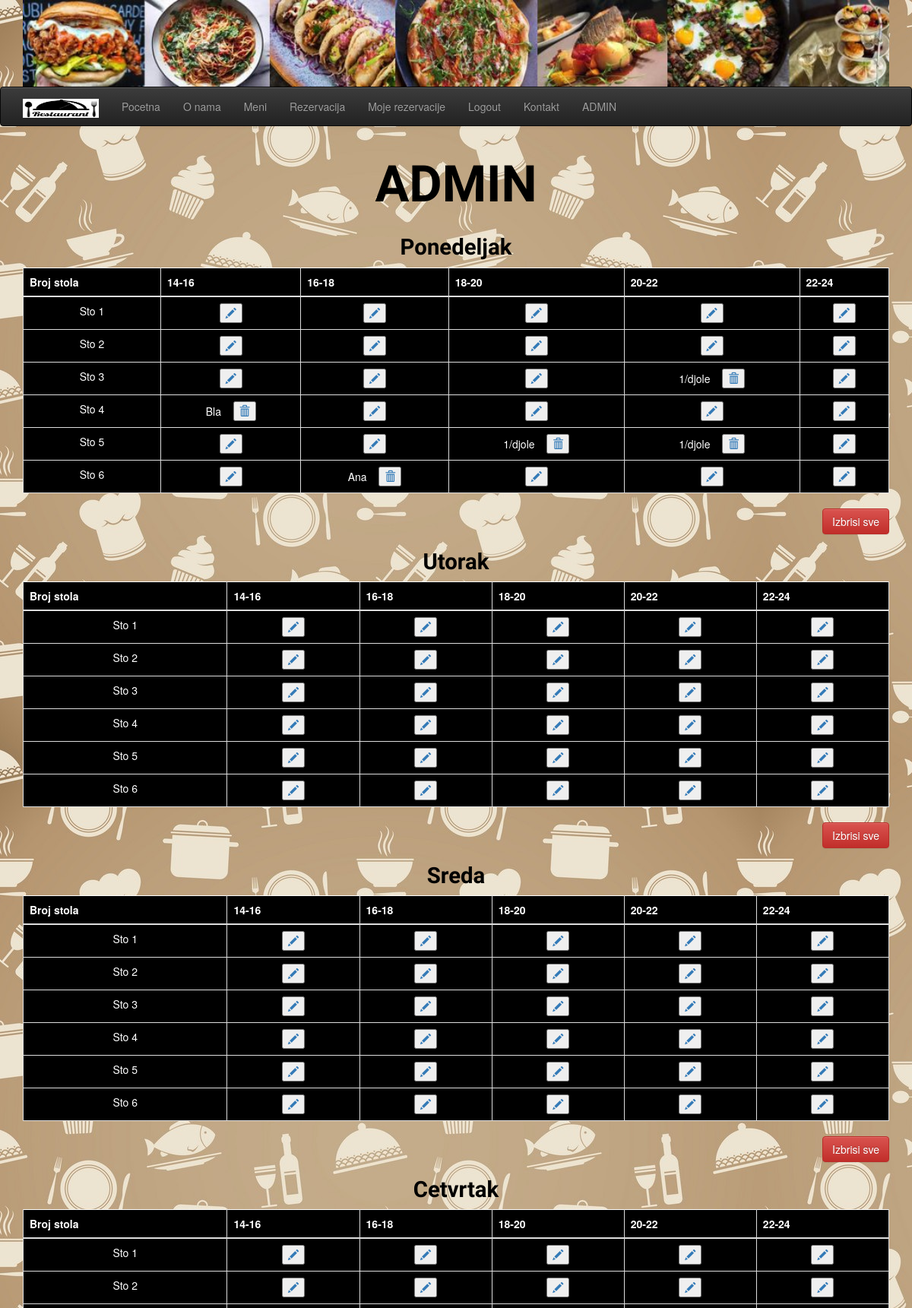
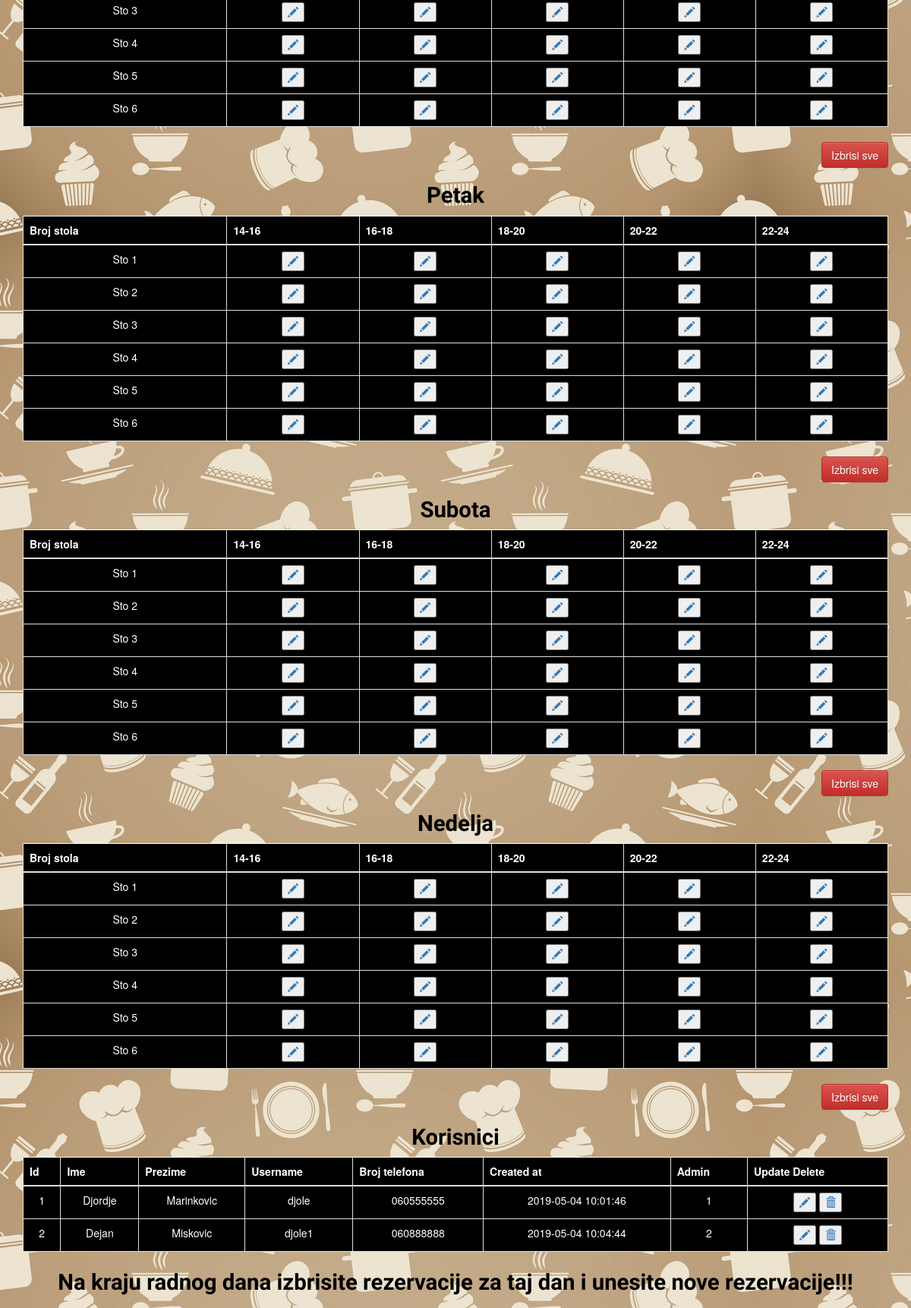
Screenshot of /_admin____.php (signed in, upper part) with the database file from the repository (2 pictures, top to bottom).
### tables this page shows
CREATE TABLE `mon` (
  `id` int(11) NOT NULL,
  `14-16` varchar(20) NOT NULL,
  `16-18` varchar(20) NOT NULL,
  `18-20` varchar(20) NOT NULL,
  `20-22` varchar(20) NOT NULL,
  `22-24` varchar(20) NOT NULL
);

CREATE TABLE `tue` (
  `id` int(11) NOT NULL,
  `14-16` varchar(20) NOT NULL,
  `16-18` varchar(20) NOT NULL,
  `18-20` varchar(20) NOT NULL,
  `20-22` varchar(20) NOT NULL,
  `22-24` varchar(20) NOT NULL
);

CREATE TABLE `users` (
  `id` int(11) NOT NULL,
  `ime` varchar(20) NOT NULL,
  `prezime` varchar(20) NOT NULL,
  `username` varchar(50) NOT NULL,
  `password` varchar(200) NOT NULL,
  `br_tel` int(20) NOT NULL,
  `admin` int(1) NOT NULL,
  `created_at` datetime DEFAULT CURRENT_TIMESTAMP
);

### _admin____.php (the view, shortened to what this page needs)
<?php
if(isset($_SESSION["loggedin"]) && $_SESSION["loggedin"] === true && $_SESSION["admin"] == 1){
    function CatchValue( $typee = 'bla'){
        $conn = new mysqli(DB_SERVER, DB_USERNAME, DB_PASSWORD, DB_NAME);
        $sql = "SELECT * FROM `$typee`";
        $result = $conn->query($sql);
        $bla = [];
        if ($result->num_rows > 0) {
            while ($row = $result->fetch_assoc()) {
                $bla [] = $row;
            }
        }
        return $bla;
    };
    $users = $mon = $tue = $wed = $the = $fri = $sat = $sun = [];
    $users = CatchValue($typee = 'users');
    $mon = CatchValue($typee = 'mon');
    $tue = CatchValue($typee = 'tue');
    function TableConstruct($mon, $type = 'bla'){
        echo("
        <table class='table table-bordered table-dark' style='background-color: black; color: white; border-color: white; text-align: center;'>
        <thead>
            <tr>
                <th scope='col'>Broj stola</th>
                <th scope='col'>14-16</th>
                <th scope='col'>16-18</th>
                <th scope='col'>18-20</th>
                <th scope='col'>20-22</th>
                <th scope='col'>22-24</th>
            </tr>
        </thead>
        <tbody>");
        foreach ($mon as $monn){
            echo("<tr>
                <td>Sto " . $monn['id'] . "</td>
                    <td>");
                    if (empty($monn['14-16'])){
                        echo("<a href='update_rez.php?id=" . $monn['id'] . " &amp;name=14-16&amp;value=" . $type . "'>
                            <button> <span class='glyphicon glyphicon-pencil'> </span> </button>
                        </a>");
                    }else {
                        echo($monn['14-16'] .
                        "&nbsp; &nbsp;
                            <a href='php/delete_rez.php?id=" . $monn['id'] . " &amp;name=14-16&amp;value=" . $type . "'>
                                <button>   <span class='glyphicon glyphicon-trash'></span> </button>
                            </a>");
                    }
                echo("</td>
                <td>");
                if (empty($monn['16-18'])){
                    echo("<a href='update_rez.php?id=" . $monn['id'] . " &amp;name=16-18&amp;value=" . $type . "'>
                        <button> <span class='glyphicon glyphicon-pencil'> </span> </button>
                    </a>");
                }else {
                    echo($monn['16-18'] .
                    "&nbsp; &nbsp;
                        <a href='php/delete_rez.php?id=" . $monn['id'] . " &amp;name=16-18&amp;value=" . $type . "'>
                            <button>   <span class='glyphicon glyphicon-trash'></span> </button>
                        </a>");
                }
                echo("</td>
                <td>");
                if (empty($monn['18-20'])){
                    echo("<a href='update_rez.php?id=" . $monn['id'] . " &amp;name=18-20&amp;value=" . $type . "'>
                        <button> <span class='glyphicon glyphicon-pencil'> </span> </button>
                    </a>");
                }else {
                    echo($monn['18-20'] .
                    "&nbsp; &nbsp;
                        <a href='php/delete_rez.php?id=" . $monn['id'] . " &amp;name=18-20&amp;value=" . $type . "'>
                            <button>   <span class='glyphicon glyphicon-trash'></span> </button>
                        </a>");
                }
                echo("</td>
                <td>");
                if (empty($monn['20-22'])){
                    echo("<a href='update_rez.php?id=" . $monn['id'] . " &amp;name=20-22&amp;value=" . $type . "'>
                        <button> <span class='glyphicon glyphicon-pencil'> </span> </button>
                    </a>");
                }else {
                    echo($monn['20-22'] .
                    "&nbsp; &nbsp;
                        <a href='php/delete_rez.php?id=" . $monn['id'] . " &amp;name=20-22&amp;value=" . $type . "'>
                            <button>   <span class='glyphicon glyphicon-trash'></span> </button>
                        </a>");
                }
                echo("</td>
                <td>");
                if (empty($monn['22-24'])){
                    echo("<a href='update_rez.php?id=" . $monn['id'] . " &amp;name=22-24&amp;value=" . $type . "'>
                        <button> <span class='glyphicon glyphicon-pencil'> </span> </button>
                    </a>");
                }else {
                    echo($monn['22-24'] .
                    "&nbsp; &nbsp;
                        <a href='php/delete_rez.php?id=" . $monn['id'] . " &amp;name=22-24&amp;value=" . $type . "'>
                            <button>   <span class='glyphicon glyphicon-trash'></span> </button>
                        </a>");
                }
                echo("</td>
            </tr>");
        }
       echo(" </tbody>
    </table>");
    echo("<a href='php/delete_all.php?id=" . $type . "'><button type='button' class='btn btn-danger'
    style='float: right;'>Izbrisi sve</button></a>");
    };
} else{
    header("location: index.php");
    exit;
}
include('php/header.php') ?>
<div class="container">
    <h1 class="font_shadows_into_light text2">ADMIN</h1>
</div>
<div class="container" >
<h1 class="font_shadows_into_light text3">Ponedeljak</h1>
<?php TableConstruct($mon, $type = 'mon')?>
</div>
<div class="container" >
<h1 class="font_shadows_into_light text3">Utorak</h1>
</div>
<div class="container" >
<h1 class="font_shadows_into_light text3">Sreda</h1>
</div>
<div class="container" >
<h1 class="font_shadows_into_light text3">Cetvrtak</h1>
</div>
<div class="container" >
<h1 class="font_shadows_into_light text3">Petak</h1>
</div>
<div class="container" >
<h1 class="font_shadows_into_light text3">Subota</h1>
</div>
<div class="container" >
<h1 class="font_shadows_into_light text3">Nedelja</h1>
</div>
<div class="container">
<h1 class="font_shadows_into_light text3">Korisnici</h1>
    <table class="table table-bordered table-dark" style="background-color: black; color: white; border-color: white; text-align: center;">
        <thead>
            <tr>
                <th scope="col">Id</th>
                <th scope="col">Ime</th>
                <th scope="col">Prezime</th>
                <th scope="col">Username</th>
                <th scope="col">Broj telefona</th>
                <th scope="col">Created at</th>
                <th scope="col">Admin</th>
                <th scope="col">Update Delete</th>
            </tr>
        </thead>
        <tbody>
        <?php foreach ($users as $user) : ?>
            <tr>
                <td><?=$user['id']?></td>
                <td><?=$user['ime']?></td>
                <td><?=$user['prezime']?></td>
                <td><?=$user['username']?></td>
                <td>0<?=$user['br_tel']?></td>
                <td><?=$user['created_at']?></td>
                <td><?=$user['admin']?></td>
                <td>
                    <a href="update_user.php?id=<?= $user['id'] ?>">
                        <button> <span class="glyphicon glyphicon-pencil"></span> </button>
                    </a>
                    <a href="php/delete_user.php?id=<?= $user['id'] ?>">
                        <button>   <span class="glyphicon glyphicon-trash"></span> </button>
                    </a>
                </td>
            </tr>
        <?php endforeach; ?>
        </tbody>
    </table>
</div>
<div class='container'>
<p class="font_shadows_into_light text3">Na kraju radnog dana izbrisite rezervacije za taj dan
i unesite nove rezervacije!!!</p>
</div>
<?php include('php/footer.php')?>

### php/header.php (shortened to what this page needs)
<?php
function Active ($type = "bla"){
    if($_SERVER['PHP_SELF'] == "/cet/Restoran/" . $type){
        return 'active';
    }else{return '';}
}
?>
<!DOCTYPE html>
<html>
<head>
    <link rel="stylesheet" href="https://maxcdn.bootstrapcdn.com/bootstrap/3.3.7/css/bootstrap.min.css">
    <link rel="stylesheet" href="https://maxcdn.bootstrapcdn.com/bootstrap/3.3.7/css/bootstrap-theme.min.css"
>
    <link rel="stylesheet" href="https://cdnjs.cloudflare.com/ajax/libs/font-awesome/4.7.0/css/font-awesome.min.css">
</head>
<body>
<div class="container">
    <img src='img/prva3.jpg' width='100%'>
</div>
    <nav id="myNavbar" class="navbar navbar-default navbar-inverse" role="navigation">
    <div class="container">
        <div class="navbar-header">
            <a class="navbar-brand" href="index.php"><img src='img/logo4.jpg'height='25px' width='100px'></a>
        </div>
        <div class="collapse navbar-collapse" id="navbarCollapse">
            <ul class="nav navbar-nav">
                <li class="<?= Active($type = "index.php");?>"><a href="index.php">Pocetna</a></li>
                <li class="<?= Active($type = "O_nama.php");?>"><a href="O_nama.php">O nama</a></li>
                <li class="<?= Active($type = "meni.php");?>"><a href="meni.php">Meni</a></li>
                <?php if (isset($_SESSION["loggedin"]) && $_SESSION["loggedin"] === true) : ?>
                    <li class="<?= Active($type = "rezervacija.php");?>"><a href="rezervacija.php">Rezervacija</a></li>
                    <li class="<?= Active($type = "moje_rezervacije.php");?>"><a href="moje_rezervacije.php">Moje rezervacije</a></li>
                    <li><a href="php/logout.php">Logout</a></li>
                <?php else : ?>
                    <li class="<?= Active($type = "login.php");?>"><a href="login.php" >Login</a></li>
                    <li class="<?= Active($type = "registration.php");?>"><a href="registration.php" >Registracija</a></li>
                <?php endif; ?>
                    <li class="<?= Active($type = "contact.php");?>"><a href="contact.php">Kontakt</a></li>
                <?php if (isset($_SESSION["loggedin"]) && $_SESSION["loggedin"] === true && $_SESSION["admin"] == 1) : ?>
                    <li class="<?= Active($type = "_admin____.php");?>"><a href ="_admin____.php">ADMIN</a></li>
                <?php endif; ?>
            </ul>
        </div>
    </div>
    </nav>

### php/footer.php (shortened to what this page needs)
</body>
</html>

### php/header.php (style rules this page uses)
.font_shadows_into_light { font-family: 'Shadows Into Light', cursive; }
.text2 { font-size: 50pt; font-weight: bolder; text-align: center; color: black; }
.text3 { font-size: 22pt; font-weight: bolder; text-align: center; color: black; }
body { background-image: url(img/background3.jpg); }

### rows the page displays
mon: id "1"
mon: id "2"
mon: id "3", value "1/djole"
mon: id "4", value "Bla"
mon: id "5", value "1/djole"
mon: id "6", value "Ana"
tue: id "3"
tue: id "4"
tue: id "5"
tue: id "6"
users: id "1", ime "Djordje", prezime "Marinkovic", username "djole", br_tel "60555555", created_at "2019-05-04 10:01:46", admin "1"
users: id "2", ime "Dejan", prezime "Miskovic", username "djole1", br_tel "60888888", created_at "2019-05-04 10:04:44", admin "2"
